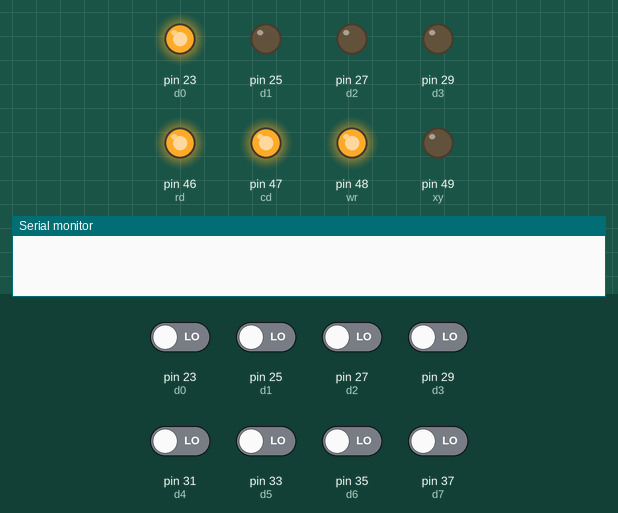
Simulated run of this sketch. Board: Arduino Mega 2560, built with avr-gcc and run on an emulated ATmega2560. Shown: output pins drawn as LEDs (lit = HIGH), the last lines printed to the serial monitor. Inputs (shaded band) come from the test bench; at power-on: pin 23 (d0), pin 25 (d1), pin 27 (d2), pin 29 (d3), pin 31 (d4), pin 33 (d5), pin 35 (d6), pin 37 (d7) LOW. Pins used as bus, display or sensor lines are not drawn.

Above: at 16.4 s.
At 17.13 s:
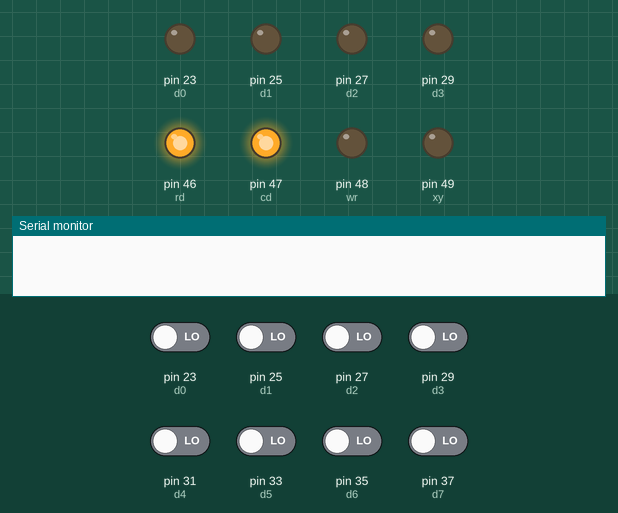
At 17.7 s:
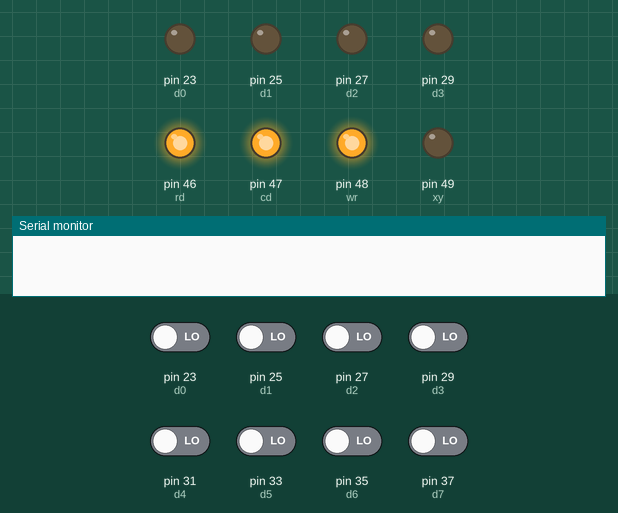
At 18.46 s:
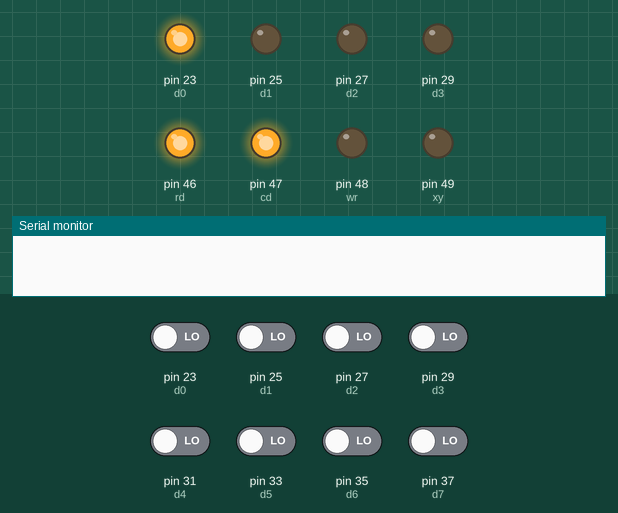
At 23.7 s:
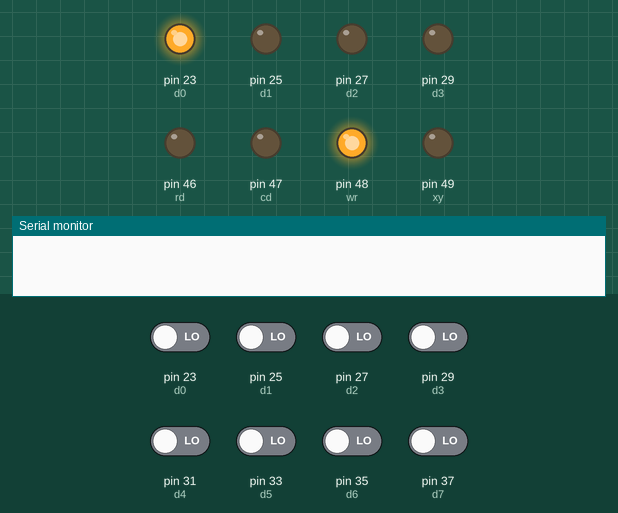
At 26.3 s:
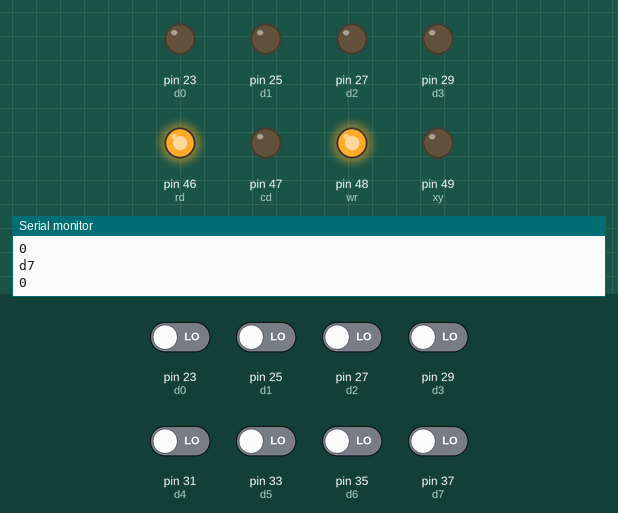
Timing chart, 0 to 27.3 s (numbered marks = the images above):
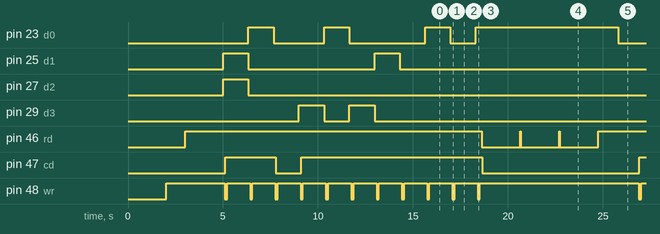

Measured:
- by itself, pin 23 (d0): HIGH → LOW at 7.7 s, → HIGH 2.7 s later, → LOW 1.3 s later, → HIGH 4.0 s later, … (10 changes in this stretch)
- by itself, pin 47 (cd): goes LOW 1.3 s, HIGH 9.5 s, LOW 8.3 s, HIGH 1.6 s, LOW 8.3 s, HIGH 1.6 s, then LOW
- by itself, pin 48 (wr): repeats every 9.8 s: LOW 0.12 s, HIGH 8.4 s, LOW 0.12 s, HIGH 1.2 s

The sketch:

program_quadCounter.ino
```cpp
int d0 = 23;
int d1 = 25;
int d2 = 27;
int d3 = 29;
int d4 = 31;
int d5 = 33;
int d6 = 35;
int d7 = 37;

int cs = 50;

int wr = 48;
int rd = 46;

int cd = 47;
int xy = 49;

long xPosition = 0;
long yPosition = 0;

int level[8];

void dataOut(){
  pinMode(d0,OUTPUT);
  pinMode(d1,OUTPUT);
  pinMode(d2,OUTPUT);
  pinMode(d3,OUTPUT);
  pinMode(d4,OUTPUT);
  pinMode(d5,OUTPUT);
  pinMode(d6,OUTPUT);
  pinMode(d7,OUTPUT);
}

void dataIn() {
  pinMode(d0,INPUT);
  pinMode(d1,INPUT);
  pinMode(d2,INPUT);
  pinMode(d3,INPUT);
  pinMode(d4,INPUT);
  pinMode(d5,INPUT);
  pinMode(d6,INPUT);
  pinMode(d7,INPUT);
}

void dataRead() {
  dataIn();
  delay(1000);
  level[0] = digitalRead(d0);
  level[1] = digitalRead(d1);
  level[2] = digitalRead(d2);
  level[3] = digitalRead(d3);
  level[4] = digitalRead(d4);
  level[5] = digitalRead(d5);
  level[6] = digitalRead(d6);
  level[7] = digitalRead(d7);
}

void writeControlX() {
  delay(100);
  digitalWrite(wr, LOW); // write control
  delay(10);
  digitalWrite(cs, LOW);
  delay(10);
  digitalWrite(cd, HIGH); //control
  digitalWrite(xy, LOW); // choose x
  delay(100);
  digitalWrite(wr, HIGH); // end write control
  delay(10);
  digitalWrite(cs, HIGH);
  delay(100);
}

void writeDataX() {
  delay(100);
  digitalWrite(wr, LOW); // write control
  delay(10);
  digitalWrite(cs, LOW); // chip select
  delay(10);
  digitalWrite(cd, LOW); //data
  digitalWrite(xy, LOW); // choose x
  delay(100);
  digitalWrite(wr, HIGH); // end write control
  delay(10);
  digitalWrite(cs, HIGH);
  delay(100);
}

void readDataX() {
  digitalWrite(rd, LOW); // read data
  delay(10);
  digitalWrite(cs, LOW); //chip select
  delay(10);
  digitalWrite(cd, LOW); // data
  digitalWrite(xy, LOW); // choose x
  delay(1000);
  dataRead();
  digitalWrite(rd, HIGH); // end read data
  delay(10);
  digitalWrite(cs,HIGH); //end chip select
  delay(10);
}

void writeControlY() {
  digitalWrite(cd, HIGH); //control
  delay(1000);
  digitalWrite(xy, HIGH); // choose y
  delay(1000);
  digitalWrite(wr, LOW); // write control
  delay(1000);
  digitalWrite(wr, HIGH); // end write  control
  delay(1000);
}

void writeDataY() {
  digitalWrite(cd, LOW); //data
  delay(1000);
  digitalWrite(xy, HIGH); // choose y
  delay(1000);
  digitalWrite(wr, LOW); // write data
  delay(1000);
  digitalWrite(wr, HIGH); // end write  data
  delay(1000);
}

void readDataY() {
  digitalWrite(cd, HIGH); // data
  delay(1000);
  digitalWrite(xy, HIGH); // choose y
  delay(1000);
  digitalWrite(rd, LOW); // read data
  delay(1000);
  digitalWrite(rd, HIGH); // end read data
  delay(1000);
}

void clockData() {
  dataOut();
  delay(1000);
  // Setup for 1MHz Oscillator
  digitalWrite(d7, LOW);
  digitalWrite(d6, LOW);
  digitalWrite(d5,LOW);
  digitalWrite(d4, LOW);
  digitalWrite(d3, LOW);
  digitalWrite(d2,LOW);
  digitalWrite(d1,LOW);
  digitalWrite(d0,LOW);
}

void clockSetup() {
  dataOut();
  delay(1000);
  digitalWrite(d7, HIGH);
  digitalWrite(d6, LOW);
  digitalWrite(d5,LOW);
  digitalWrite(d4, HIGH);
  digitalWrite(d3, HIGH);
  digitalWrite(d2,LOW);
  digitalWrite(d1,LOW);
  digitalWrite(d0,LOW);
}

void inputSetup() {
  dataOut();
  delay(1000);
  digitalWrite(d7, HIGH);
  digitalWrite(d6, HIGH);
  digitalWrite(d5,LOW);
  digitalWrite(d4, LOW);
  digitalWrite(d3, LOW);
  digitalWrite(d2,LOW);
  digitalWrite(d1,LOW);
  digitalWrite(d0,HIGH);
}

void quadX1(){
  dataOut();
  delay(1000);
  digitalWrite(d7, HIGH);
  digitalWrite(d6, LOW);
  digitalWrite(d5,HIGH);
  digitalWrite(d4, LOW);
  digitalWrite(d3, HIGH);
  digitalWrite(d2,LOW);
  digitalWrite(d1,LOW);
  digitalWrite(d0,LOW);
}

void quadX2(){
  dataOut();
  delay(1000);
  digitalWrite(d7, HIGH);
  digitalWrite(d6, LOW);
  digitalWrite(d5,HIGH);
  digitalWrite(d4, HIGH);
  digitalWrite(d3, LOW);
  digitalWrite(d2,LOW);
  digitalWrite(d1,LOW);
  digitalWrite(d0,LOW);
}

void quadX4(){
  dataOut();
  delay(1000);
  digitalWrite(d7, HIGH);
  digitalWrite(d6, LOW);
  digitalWrite(d5,HIGH);
  digitalWrite(d4, HIGH);
  digitalWrite(d3, HIGH);
  digitalWrite(d2,LOW);
  digitalWrite(d1,LOW);
  digitalWrite(d0,LOW);
}

void bpReset() {
  dataOut();
  delay(1000);
  digitalWrite(d7, LOW);
  digitalWrite(d6, LOW);
  digitalWrite(d5,LOW);
  digitalWrite(d4, LOW);
  digitalWrite(d3, LOW);
  digitalWrite(d2,LOW);
  digitalWrite(d1,LOW);
  digitalWrite(d0,HIGH);
}

void bpReset_B() {
  dataOut();
  delay(1000);
  digitalWrite(d7, HIGH);
  digitalWrite(d6, LOW);
  digitalWrite(d5,LOW);
  digitalWrite(d4, LOW);
  digitalWrite(d3, LOW);
  digitalWrite(d2,LOW);
  digitalWrite(d1,LOW);
  digitalWrite(d0,HIGH);
}

void counterReset() {
  dataOut();
  delay(1000);
  digitalWrite(d7, LOW);
  digitalWrite(d6, LOW);
  digitalWrite(d5,LOW);
  digitalWrite(d4, LOW);
  digitalWrite(d3, LOW);
  digitalWrite(d2,LOW);
  digitalWrite(d1,HIGH);
  digitalWrite(d0,LOW);
}

void counterReset_B() {
  dataOut();
  delay(1000);
  digitalWrite(d7, HIGH);
  digitalWrite(d6, LOW);
  digitalWrite(d5,LOW);
  digitalWrite(d4, LOW);
  digitalWrite(d3, LOW);
  digitalWrite(d2,LOW);
  digitalWrite(d1,HIGH);
  digitalWrite(d0,LOW);
}

void transferCounter() {
  dataOut();
  delay(1000);
  digitalWrite(d7, LOW);
  digitalWrite(d6, LOW);
  digitalWrite(d5,LOW);
  digitalWrite(d4, LOW);
  digitalWrite(d3, HIGH);
  digitalWrite(d2,LOW);
  digitalWrite(d1,LOW);
  digitalWrite(d0,LOW);
  digitalWrite(cs, LOW);
}

void transferCounter_OL(){
  // d7 is LOW for x-only and HIGH for both x and y
  dataOut();
  delay(1000);
  digitalWrite(d7, LOW);
  digitalWrite(d6, LOW);
  digitalWrite(d5,LOW);
  digitalWrite(d4, HIGH);
  digitalWrite(d3, LOW);
  digitalWrite(d2,LOW);
  digitalWrite(d1,LOW);
  digitalWrite(d0,LOW);
}

void resetEFlag() {
  dataOut();
  delay(1000);
  digitalWrite(d7, HIGH);
  digitalWrite(d6, LOW);
  digitalWrite(d5,LOW);
  digitalWrite(d4, LOW);
  digitalWrite(d3, LOW);
  digitalWrite(d2,HIGH);
  digitalWrite(d1,HIGH);
  digitalWrite(d0,LOW);
}

void initialize7226() {
  resetEFlag();
  writeControlX();
  bpReset_B();
  writeControlX();
  clockData();
  writeDataX();
  clockSetup();
  writeControlX();
  inputSetup();
  writeControlX();
  quadX1();
  writeControlX();
  counterReset();
  writeControlX();
}

void setup() {
  // put your setup code here, to run once:
  Serial.begin(9600);

  pinMode(cs,OUTPUT);
  delay(1000);
  digitalWrite(cs,HIGH);
  pinMode(wr,OUTPUT);
  delay(1000);
  digitalWrite(wr, HIGH);
  pinMode(rd,OUTPUT);
  delay(1000);
  digitalWrite(rd,HIGH);
  pinMode(xy,OUTPUT);
  delay(1000);
  digitalWrite(xy, LOW);
  pinMode(cd,OUTPUT);

  initialize7226();

  transferCounter_OL();
  writeControlX();
  bpReset_B();
  writeControlX();

}

void loop() {
  // put your main code here, to run repeatedly:
  int i;
  int j;

  transferCounter_OL();
  writeControlX();
  bpReset_B();
  writeControlX();

  xPosition = 0; // initialize variable to 0 before first byte read

  for (i = 0;i<3;i++) {
    readDataX();
    delay(10);
    for (j = 0;j < 8; j++) {
        xPosition += level[j]*pow(2,j+(i*8));
    }
  }

  Serial.println("x: ");
  Serial.println(xPosition);
  Serial.println("d0");
  Serial.println(level[0]);
  Serial.println("d1");
  Serial.println(level[1]);
  Serial.println("d2");
  Serial.println(level[2]);
  Serial.println("d3");
  Serial.println(level[3]);
  Serial.println("d4");
  Serial.println(level[4]);
  Serial.println("d5");
  Serial.println(level[5]);
  Serial.println("d6");
  Serial.println(level[6]);
  Serial.println("d7");
  Serial.println(level[7]);
  delay(1000);
//  xPosition = 0;

}
```
